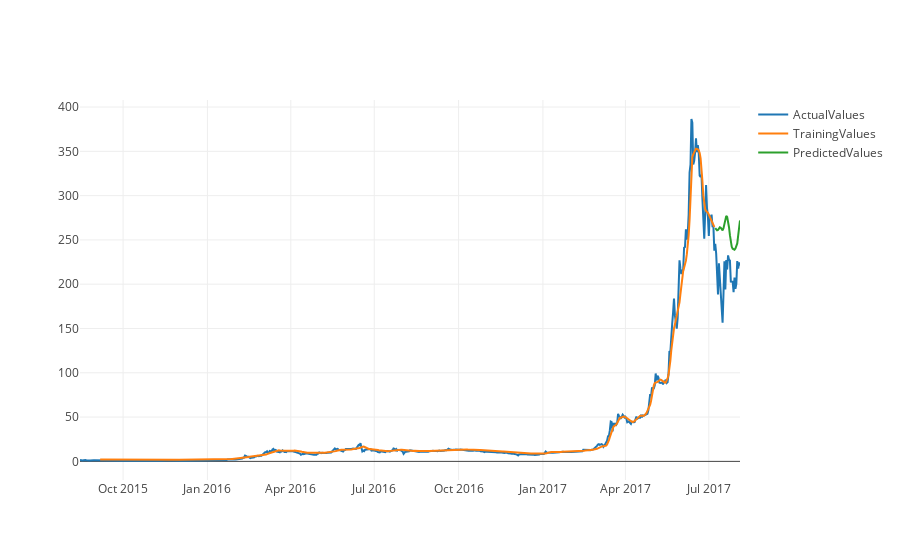

Notebook code for this chart:
### Code cell
USDT_ETH = nextDayPrediction('USDT_ETH', 'poloniex')

### Figure 1 — Plotly figure (JSON) as saved in the notebook; plotly's stock layout.template omitted (floating-point values rounded to 4 significant figures; data arrays with more than 128 entries replaced by an {"elided": "..."} marker saying what was removed)
{"data": [{"name": "ActualValues", "type": "scatter", "x": {"elided": "721 str values"}, "y": {"elided": "721 float values"}}, {"name": "TrainingValues", "type": "scatter", "x": {"elided": "721 str values"}, "y": {"elided": "721 float values"}}, {"name": "PredictedValues", "type": "scatter", "x": {"elided": "721 str values"}, "y": {"elided": "721 float values"}}], "layout": {}}
